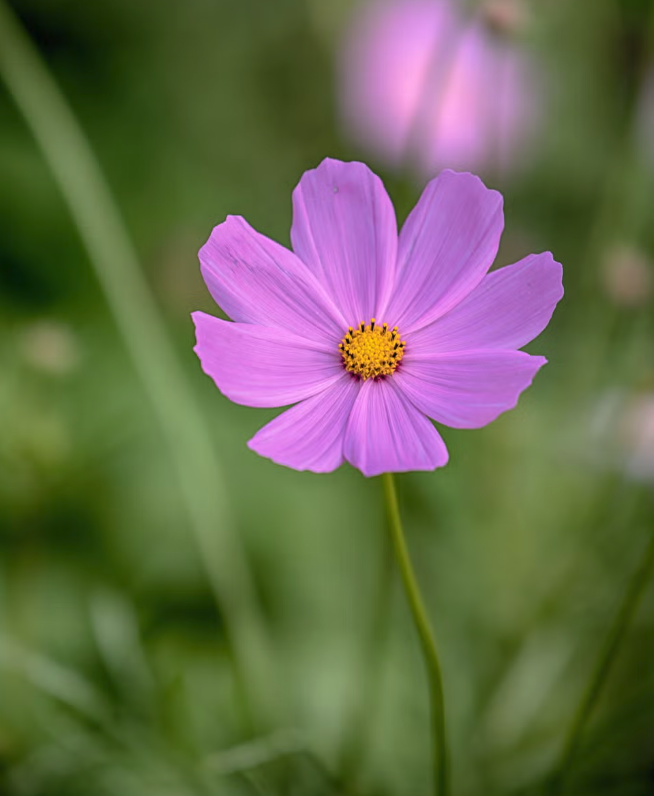
#> input picture imagefiltering/flower.png, 654 x 796 px
$ python threashold.py
#> lines starting #> are read from the running program, lines starting #| are printed output that depends on the picture; after the words box and inside, x2 and y2 are one past the last pixel; in counts of white or black regions, pixels touching at a corner belong together
import cv2


images =cv2.imread("flower.png",cv2.IMREAD_GRAYSCALE)
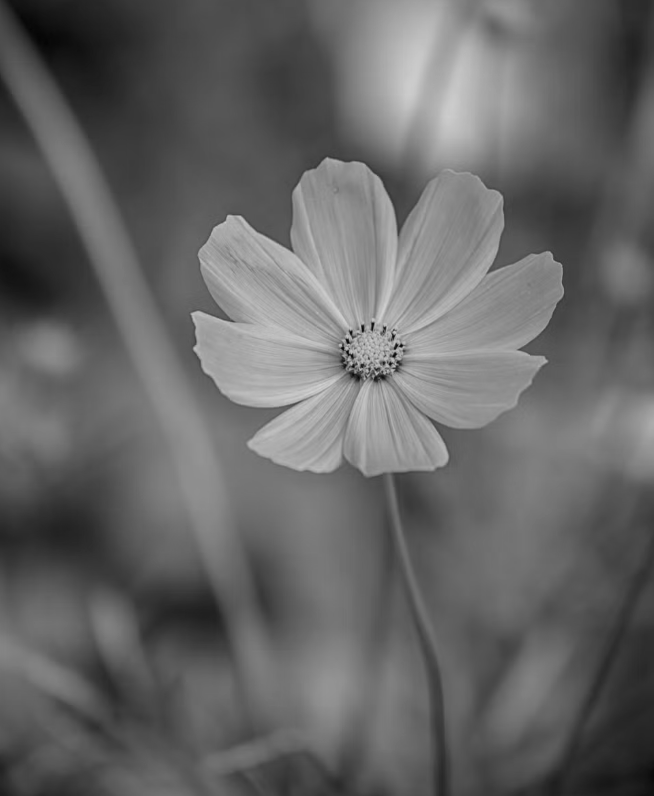
#> images: shape (796, 654); min 5, max 208, mean 101.5

ret, thres_img = cv2.threshold(images,120,225,cv2.THRESH_BINARY)
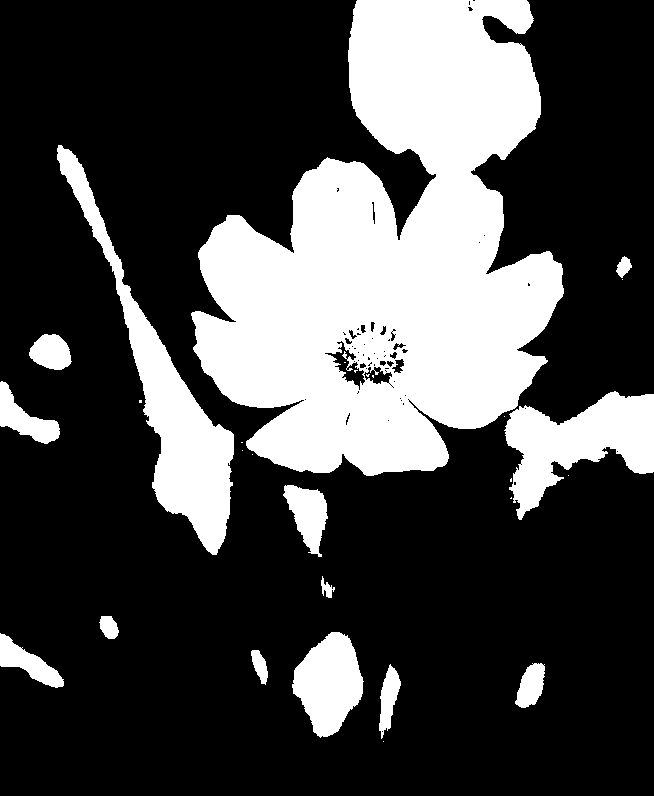
#> thres_img: shape (796, 654); values 0 (black) and 225 (white), 27.9% white; 28 white regions (14 under 20 px), largest, box (x1, y1, x2, y2) and area: (191, 0, 564, 476) 106958, (57, 145, 234, 555) 14695, (504, 391, 654, 520) 9736

cv2.imshow("original image",images)
cv2.imshow("newimage",thres_img)
cv2.waitKey()
cv2.destroyAllWindows()

$ run again, with imagefiltering/images.jpeg saved as imagefiltering/flower.png
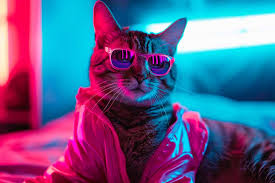
#> input picture imagefiltering/images.jpeg, 275 x 183 px
#> `images =cv2.imread("flower.png",cv2.IMREAD_GRAYSCALE)`:
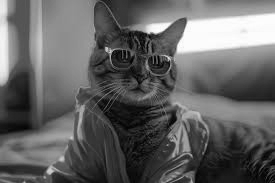
#> images: shape (183, 275); min 0, max 255, mean 99.1
#> `ret, thres_img = cv2.threshold(images,120,225,cv2.THRESH_BINARY)`:
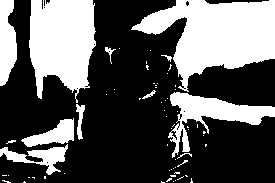
#> thres_img: shape (183, 275); values 0 (black) and 225 (white), 35.3% white; 65 white regions (53 under 20 px), largest, box (x1, y1, x2, y2) and area: (131, 0, 275, 92) 7155, (29, 0, 96, 103) 5147, (168, 92, 275, 158) 2298

$ run again, with imagefiltering/low_res.jpeg saved as imagefiltering/flower.png
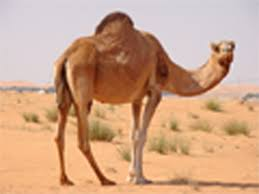
#> input picture imagefiltering/low_res.jpeg, 259 x 194 px
#> `images =cv2.imread("flower.png",cv2.IMREAD_GRAYSCALE)`:
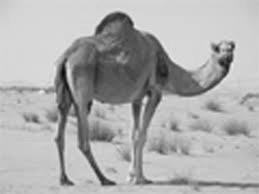
#> images: shape (194, 259); min 11, max 237, mean 172.7
#> `ret, thres_img = cv2.threshold(images,120,225,cv2.THRESH_BINARY)`:
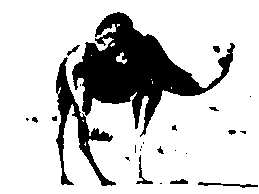
#> thres_img: shape (194, 259); values 0 (black) and 225 (white), 80.3% white; 25 black regions (12 under 20 px), largest, box (x1, y1, x2, y2) and area: (72, 12, 235, 137) 7512, (56, 57, 116, 186) 1818, (198, 182, 258, 188) 134
